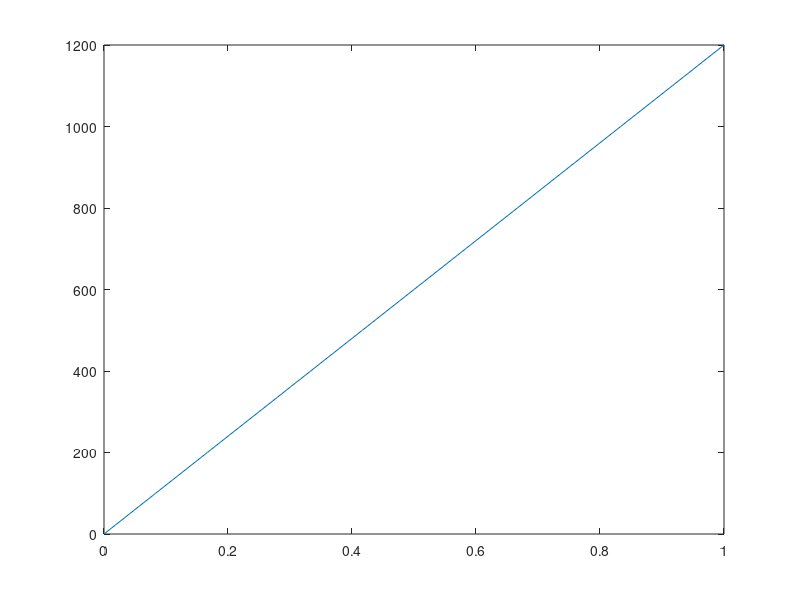
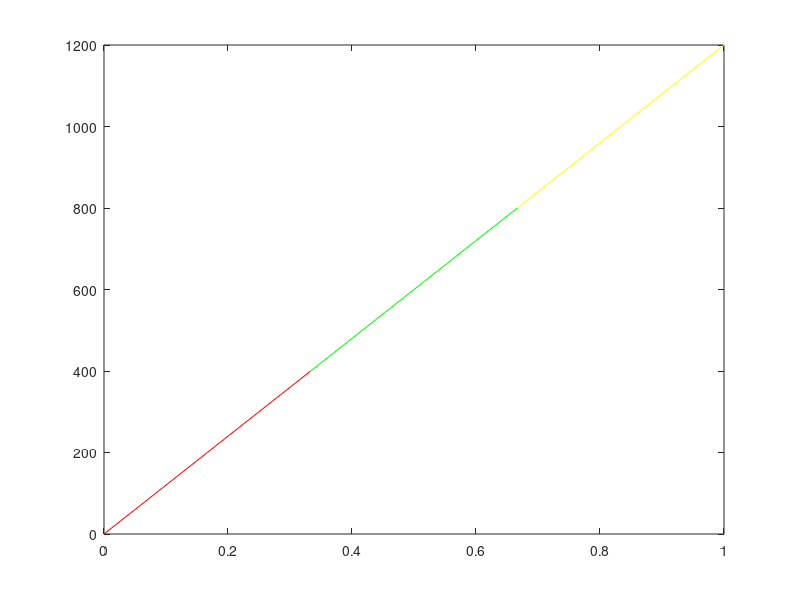

The MATLAB source for these figures, in order:
% Follow FETI example then parrallel linear elastic problem
% with 3 individual subdomains.
% Dirichlet boundary on LHS ending.

close all
clear all
format short e

l = 1.0;                  % length
N = 12;                   % number of elements
x = linspace(0,l,N+1);    % x coordinate
A = 0.1;                  % cross-sectional area
E = 0.1;                  % Young's modulu of rubber
F = 1.0;                  % applied force on RHS end

% First part is regular single domain linear elastic problem

k = E*A/l*[1,-1;-1,1];    % element stiffness matrix
f_s = zeros(N+1,1); f_s(N+1) = F;  % applied force 
isBdary = false(N+1,1); isBdary(1) = true;  % boundary condition
k_s = zeros(N+1,N+1);        % global stiffness matrix
d_s = zeros(N+1,1);          % displacement
for i=1:N
    for m=1:2
        for n=1:2
            k_s(m+i-1,n+i-1) = k_s(m+i-1,n+i-1) + k(m,n);
        end
    end
end

free = find(~isBdary);
d_s(free) = k_s(free,free)\f_s(free); % calculate the displacement

figure
plot(x,d_s);

% Second part is multi-subdomain 

n_domain = 3;   % number of subdomains
N_sub = (N+n_domain)/n_domain;  % dof for each subdomain
d1 = zeros(N_sub,1); d2 = zeros(N_sub,1); d3 = zeros(N_sub,1);
k_sub = zeros(N_sub,N_sub);
f1 = zeros(N_sub-1,1); f2 = zeros(N_sub,1); f3=f2; f3(N_sub) = F;
for i=1:N_sub-1
    for m=1:2
        for n=1:2
            k_sub(m+i-1,n+i-1) = k_sub(m+i-1,n+i-1) + k(m,n);
        end
    end
end
% stiffness matrix for each subdomain
k1 = k_sub(2:N_sub,2:N_sub); k2 = k_sub; k3 = k_sub;

% rigid body motion vectors
R1 = zeros(N_sub-1,1); R2 = ones(N_sub,1); R3 = ones(N_sub,1);

% pseudo-inverse matrices
K2P = zeros(N_sub,N_sub);
K1P = inv(k1); K2P(1:N_sub-1,1:N_sub-1) = inv(k2(1:N_sub-1,1:N_sub-1));
K3P = K2P;

% assembling matrices
epsilon1 = [0,0,0,-1;0,0,0,0];
epsilon2 = [1,0,0,0,0;0,0,0,0,-1];
epsilon3 = [0,0,0,0,0;1,0,0,0,0];

% matrix G
G = [-epsilon2*R2,-epsilon3*R3];

% vector e
e = [(-R2'*f2),(-R3'*f3)];
e = e';

% initial approximation of the vector of Lagrange multipliers
lambda0 = G*inv(G'*G)*e;

% The F matrix
F_sub = epsilon1*K1P*epsilon1'+epsilon2*K2P*epsilon2'+epsilon3*K3P*epsilon3';

g = zeros(2,1);

% this special simple one-dimensional example leads to the specially
% reduced system of equations where no iteration is necessary.

alpha = inv(G'*G)*G'*(g-F_sub*lambda0);

% displacement obtained with the pseudo-inverse matrices
dinfi1 = K1P*(f1-epsilon1'*lambda0);
dinfi2 = K2P*(f2-epsilon2'*lambda0);
dinfi3 = K3P*(f3-epsilon3'*lambda0);

% displacement contributions from rigid body motions
dker1 = R1;
dker2 = R2*alpha(1);
dker3 = R3*alpha(2);

d1(2:N_sub) = dinfi1+dker1;
d2 = dinfi2+dker2;
d3 = dinfi3+dker3;

figure
plot(x(1:5),d1,'r-');
hold on
plot(x(5:9),d2,'g-');
hold on
plot(x(9:13),d3,'y-');
hold off

